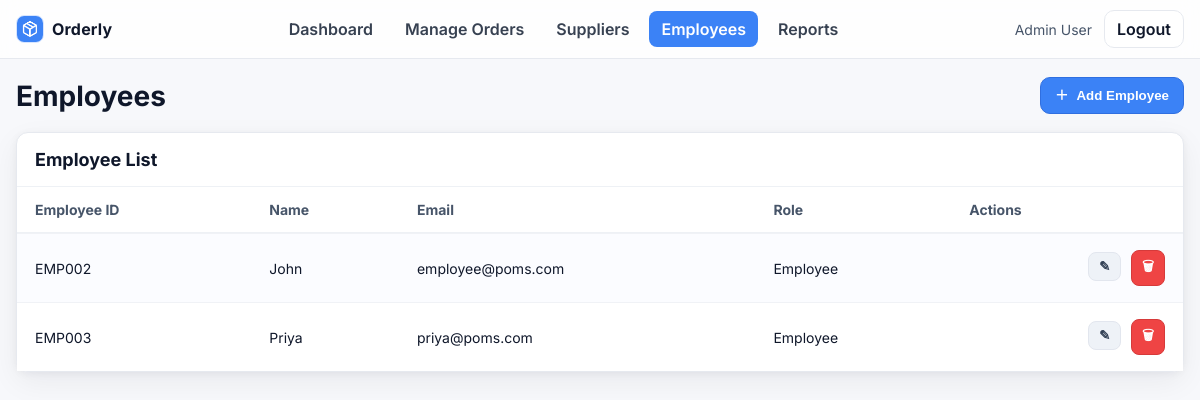
/admin/employees (signed in), run on an earlier commit of the app's database.
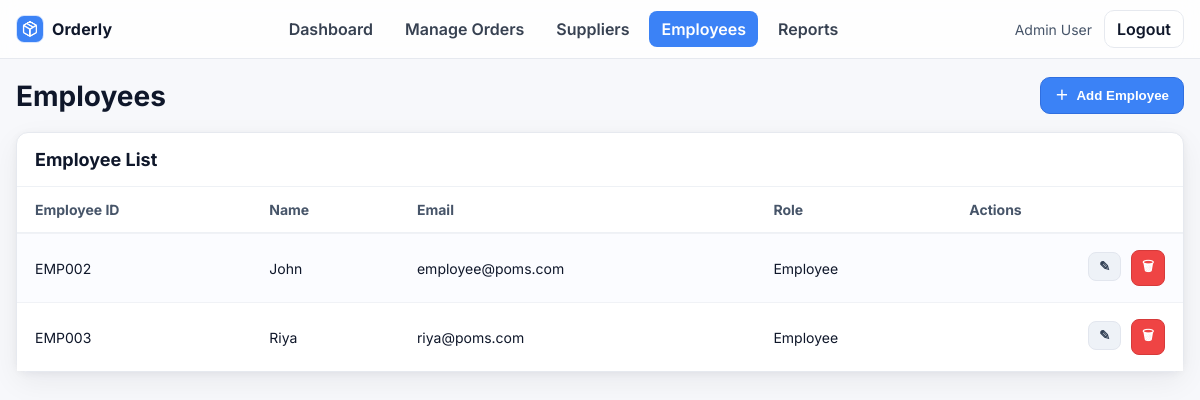
And on a later commit of the database.
### models.py (models this page shows)
class User(db.Model):
    id = db.Column(db.Integer, primary_key=True)
    name = db.Column(db.String(100))
    email = db.Column(db.String(100), unique=True)
    password = db.Column(db.String(100))
    role = db.Column(db.String(20))  # 'admin' or 'employee'
    orders = db.relationship('Order', backref='employee', lazy=True)

### app.py (the view)
@app.route('/admin/employees')
def admin_employee():
    if session.get('role') == 'admin':
        employees = User.query.filter_by(role='employee').order_by(User.id).all()
        return render_template('admin/employees.html', employees=employees)
    flash("Unauthorized access")
    return redirect('/')

### templates/admin/employees.html (shortened to what this page needs)
<!doctype html>
<html lang="en">
<head>
  <link rel="stylesheet" href="{{ url_for('static', filename='admin.css') }}">
</head>
<body>
  <header class="adminNavBar">
    <div class="adminNavInner">
      <a class="adminNavBrand" href="{{ url_for('admin_dashboard') }}">
        <img class="adminNavBrandLogo" src="{{ url_for('static', filename='images/logo.png') }}" alt="Orderly logo">
        <span class="adminNavBrandText">Orderly</span>
      </a>
      <nav class="adminNavLinks">
        <a class="adminNavLink" href="{{ url_for('admin_dashboard') }}">Dashboard</a>
        <a class="adminNavLink" href="{{ url_for('admin_orders') }}">Manage Orders</a>
        <a class="adminNavLink" href="{{ url_for('admin_suppliers') }}">Suppliers</a>
        <a class="adminNavLink adminNavLinkActive" href="{{ url_for('admin_employee') }}">Employees</a>
        <a class="adminNavLink" href="{{ url_for('admin_reports') }}">Reports</a>
      </nav>
      <div class="adminNavRight">
        <span class="adminNavUser">{{ session.get('user_name','Admin User') }}</span>
        <a class="adminNavBtn" href="{{ url_for('logout') }}">Logout</a>
      </div>
    </div>
  </header>
  <main class="adminEmployeesPage">
    <div class="adminEmployeesHeader">
      <h1 class="adminEmployeesTitle">Employees</h1>
      <button type="button" class="adminEmployeesAddBtn" onclick="document.getElementById('addEmpDlg').showModal()">
        <span class="adminEmployeesAddIcon">＋</span> Add Employee
      </button>
    </div>
    <section class="adminEmployeesPanel">
      <div class="adminEmployeesPanelHead">
        <h2 class="adminEmployeesPanelTitle">Employee List</h2>
      </div>
      <div class="adminEmployeesTableWrap">
        <table class="adminEmployeesTable">
          <thead>
            <tr>
              <th>Employee ID</th>
              <th>Name</th>
              <th>Email</th>
              <th>Role</th>
              <th class="adminEmployeesTextRight">Actions</th>
            </tr>
          </thead>
          <tbody>
            {% for e in employees %}
            <tr>
              <td>EMP{{ '%03d' % e.id }}</td>
              <td>{{ e.name }}</td>
              <td>{{ e.email }}</td>
              <td>{{ e.role|title }}</td>
              <td class="adminEmployeesTextRight">
                <button class="adminEmployeesIconBtn adminEmployeesIconBtnGray" title="Edit"
                  onclick="openEditEmp('{{ e.id }}', '{{ e.name|e }}', '{{ e.email|e }}', '{{ e.role|e }}')">✎</button>
                <form method="post" action="{{ url_for('admin_employees_delete', user_id=e.id) }}"
                  style="display:inline">
                  <button class="adminEmployeesIconBtn adminEmployeesIconBtnRed" title="Delete"
                    onclick="return confirm('Delete {{ e.name }}?')">🗑</button>
                </form>
              </td>
            </tr>
            {% else %}
            <tr>
              <td colspan="5">No employees found.</td>
            </tr>
            {% endfor %}
          </tbody>
        </table>
      </div>
    </section>
  </main>
</body>
</html>

What changed in the data, as far as the page shows it:
changed User "003": name "Priya" → "Riya"; email "priya@poms.com" → "riya@poms.com"
